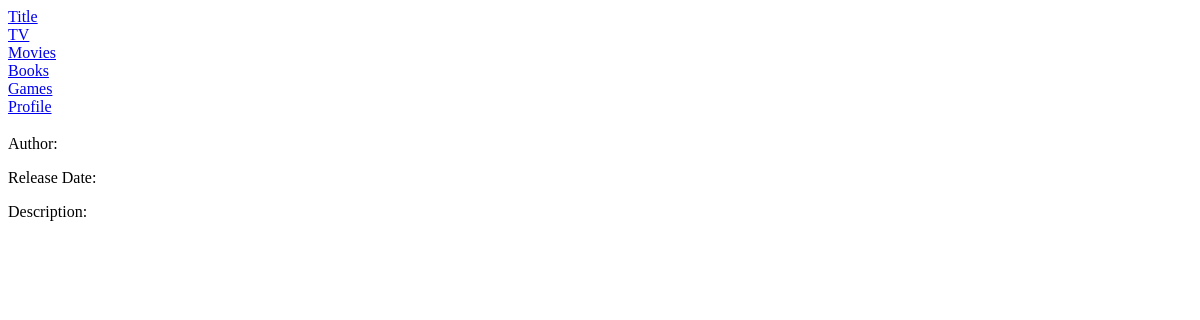
The app's page /books/2, older data.
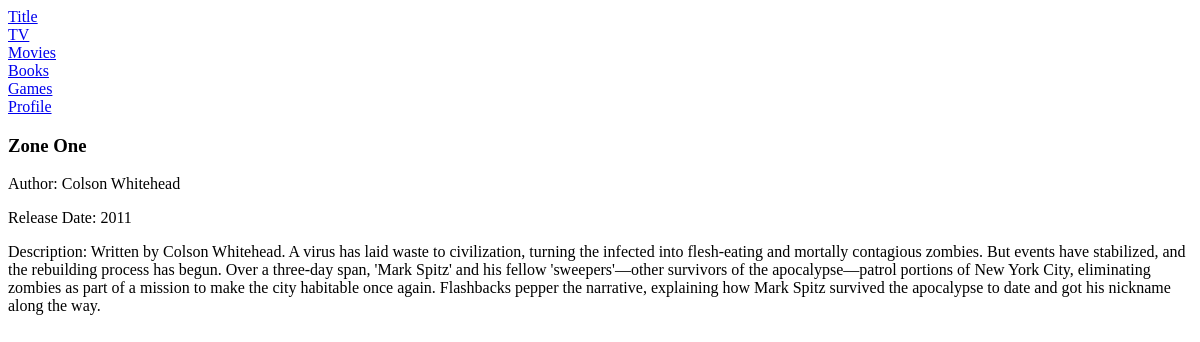
The same page, newer data.
### app.py (models this page shows)
class Book(db.Model):
    id = db.Column(db.Integer, primary_key = True)
    title = db.Column(db.String(100), index = True, unique=True)
    description = db.Column(db.String(1000), index=False, unique=False)
    author = db.Column(db.String(100), index=True, unique=False)
    release = db.Column(db.Integer, index=False, unique=False)

### app.py (the view)
@app.route('/books/<int:book_id>')
def specific_book(book_id):
    spec_book = Book.query.get(book_id)
    return render_template("book/book.html", template_book=spec_book)

### templates/book/book.html
{% extends "navbar.html" %}
    {% block content %}
        <h3>{{template_book.title | title}}</h3>
        <p>Author: {{template_book.author}}</p>
        <div>
            <p>Release Date: {{template_book.release}}</p>
            <p>Description: {{template_book.description}} </p>
        </div>
    {% endblock %}

### templates/navbar.html
<html>
    <head>
    </head>
    <body>
        <div id="navbar">
            <div><a href="/">Title</a></div>
            <div><a href="/tv">TV</a></div>
            <div><a href="/movies">Movies</a></div>
            <div><a href="/books">Books</a></div>
            <div><a href="/games">Games</a></div>
            <div><a href="/profile">Profile</a></div>
        </div>
        {% block content %} {% endblock %}
    </body>
</html>

Row changes from the older to the newer data that the page shows:
added Book: title "Zone One", author "Colson Whitehead", release "2011", description "Written by Colson Whitehead. A virus has laid waste to civilization, turning the infected into flesh-eating and mortally contagious zombies. But events have stabilized, and the rebuilding process has begun. Over a three-day span, 'Mark Spitz' and his fellow 'sweepers'—other survivors of the apocalypse—patrol portions of New York City, eliminating zombies as part of a mission to make the city habitable once again. Flashbacks pepper the narrative, explaining how Mark Spitz survived the apocalypse to date and got his nickname along the way."
